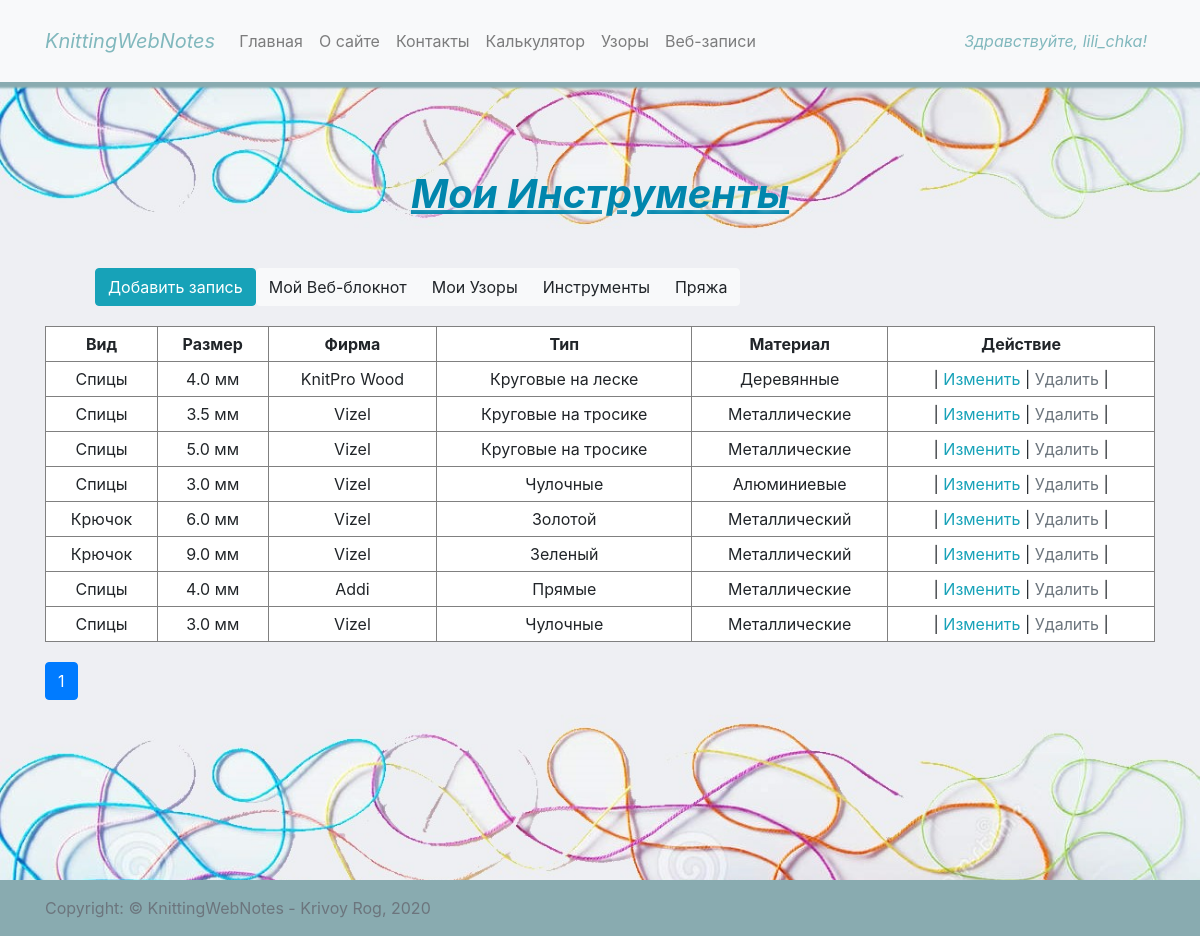
The app's page /tools/4 (signed in) with its own data.
### webnotes/models.py (models this page shows, shortened)
class Tool(models.Model):
    name = models.CharField(max_length=100, null=False)
    size = models.FloatField(null=False)
    producer = models.CharField(max_length=100, null=True, blank=True)
    type = models.CharField(max_length=100, null=True, blank=True)
    material = models.CharField(max_length=100, null=True, blank=True)
    user = models.ForeignKey(User, on_delete=models.CASCADE)

### tools/views.py (the view)
# urls.py: path('', index),
def index(request, user_id):
    data = dict()
    data['title'] = 'Мои инструменты'
    data['user'] = User.objects.get(id=user_id)
    if request.user.is_authenticated:
        all_tools = Tool.objects.filter(user=user_id)
        data['tools'] = all_tools
        paginator = Paginator(all_tools, 10)
        page_number = request.GET.get('page')
        page_obj = paginator.get_page(page_number)
        data['page_obj'] = page_obj
        return render(request, 'tools/index.html', context=data)
    else:
        logout(request)
        return redirect('/accounts/sign_up')

### templates/tools/index.html (shortened to what this page needs)
{% extends 'layout/base.html' %}
{% block content %}
<div class="container">
    <h1 class="title" style="margin: 50px;">{{ title }}</h1>
    <div class="row">
        {% if user.is_authenticated %}
            <a href="/tools/create" id="btn_add_notes" class="btn btn-info" role="button">Добавить запись</a>
        {% endif %}
        <div class="btn-group" role="group" aria-label="Basic example">
        <a class="btn btn-light" href="/webnotes/{{ user.id }}">Мой Веб-блокнот</a>
        <a class="btn btn-light" href="/patterns/{{ user.id }}"> Мои Узоры</a>
        <a class="btn btn-light" href="/tools/{{ user.id }}">Инструменты</a>
        <a class="btn btn-light" href="/yarns/{{ user.id }}">Пряжа</a>
    </div>
        </div>
    <table class="table_index" border="1">
        <tr>
            <th>Вид</th>
            <th>Размер</th>
            <th>Фирма</th>
            <th>Тип</th>
            <th>Материал</th>
            <th>Действие</th>
        </tr>
        {% for tool in page_obj %}
            <tr>
                <td>{{ tool.name }}</td>
                <td>{{ tool.size }} мм</td>
                <td>{{ tool.producer }}</td>
                <td>{{ tool.type }}</td>
                <td>{{ tool.material }}</td>
                <td>
                    |
                    {% if user.is_authenticated %}
                        <a class="btn-outline-info" href="/tools/edit/{{ tool.id }}" role="button">Изменить</a>
                        |
                        <a class="btn-outline-secondary" href="/tools/delete/{{ tool.id }}" role="button">Удалить</a>
                        |
                    {% endif %}
                </td>
            </tr>
        {% endfor %}
    </table>
    <div class="pagination" style="margin-top: 20px">
                <nav aria-label="Page navigation example">
            <ul class="pagination">
                <li class="page-item active">
                    <a class="page-link" href="?page={{ page_obj.number }}">{{ page_obj.number }}</a>
                </li>
            </ul>
        </nav>
            </div>
</div>
{% endblock content %}

### templates/layout/nav.html (shortened to what this page needs)
<nav id="nav-color" class="navbar navbar-expand-lg navbar-light fixed-top bg-light">
    <div class="container">
        <a class="navbar-brand" href="/" style="font-style: italic; color: #81B8BD;">KnittingWebNotes</a>
        <div class="collapse navbar-collapse" id="navbars">
            <ul class="navbar-nav mr-auto">
                <li class="nav-item">
                    <a class="nav-link" href="/">Главная</a>
                </li>
                <li class="nav-item">
                    <a class="nav-link" href="/home/about">О сайте</a>
                </li>
                <li class="nav-item">
                    <a class="nav-link" href="/home/contacts">Контакты</a>
                </li>
                <li class="nav-item">
                    <a class="nav-link" href="/calculator">Калькулятор</a>
                </li>
                <li class="nav-item">
                    <a class="nav-link" href="/patterns/public">Узоры</a>
                </li>
                <li class="nav-item">
                    <a class="nav-link" href="/webnotes/public">Веб-записи</a>
                </li>
            </ul>
            <ul class="navbar-nav navbar-right" >
                <li class="nav-item dropdown">
                    <a class="nav-link dropdown" href="#" id="dropdown01" data-toggle="dropdown" aria-haspopup="true" aria-expanded="false" style="font-style: italic; text-weight: bold; color: #81B8BD;">
                        Здравствуйте,
                        {% if user.is_authenticated %}
                            {{ user.username }}!
                        {% else %}
                            войдите!
                        {% endif %}
                        </a>
                </li>
            </ul>
        </div>
    </div>
</nav>

### static/css/base.css (style rules this page uses)
body { padding-top: 5rem; }
.title { text-align: center; color: #0086ad; font-weight: bold; font-style: oblique; text-shadow:0 0 10px #e5f0f1; text-transform: capitalize; text-decoration: underline; }
div.row { margin: 10px 50px; }
.table_index { background-color: white; width: 100%; margin: 20px auto; }
.table_index th, .table_index td { padding: 5px 10px; text-align: center; }
#nav-color { padding-top: 1.3rem; padding-bottom: 1.3rem; -moz-box-shadow: 1px 1px 2px 5px #89abb0; -webkit-box-shadow: 1px 1px 2px 5px #89abb0; box-shadow: 1px 1px 2px 5px #89abb0; }

### static/css/sticky-footer.css (style rules this page uses)
main > .container { padding: 40px 15px 0; }

### records on screen
Tool: name "Спицы", size "4.0", producer "KnitPro Wood", type "Круговые на леске", material "Деревянные"
Tool: name "Спицы", size "3.5", producer "Vizel", type "Круговые на тросике", material "Металлические"
Tool: name "Спицы", size "5.0", producer "Vizel", type "Круговые на тросике", material "Металлические"
Tool: name "Спицы", size "3.0", producer "Vizel", type "Чулочные", material "Алюминиевые"
Tool: name "Крючок", size "6.0", producer "Vizel", type "Золотой", material "Металлический"
Tool: name "Крючок", size "9.0", producer "Vizel", type "Зеленый", material "Металлический"
Tool: name "Спицы", size "4.0", producer "Addi", type "Прямые", material "Металлические"
Tool: name "Спицы", size "3.0", producer "Vizel", type "Чулочные", material "Металлические"

### other values on screen
{{ user.username }} "lili_chka"
{{ title }} "Мои Инструменты"
{{ page_obj.number }} "1"
